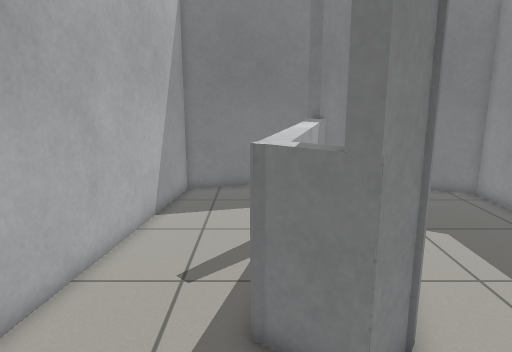
[1] (above)

16 first-person views from a walk through a Gazebo world. The camera is 1.2 m above the floor, tilts 12° down and sees 70° across. The floor is counted in squares, 0.25 m on a side. Each view is taken from the middle of a square. On the plan, view 1 faces up. The plan holds only what a view shows up to about 20 squares ahead; the rest is blank. The place goes on beyond the plan.

[2]
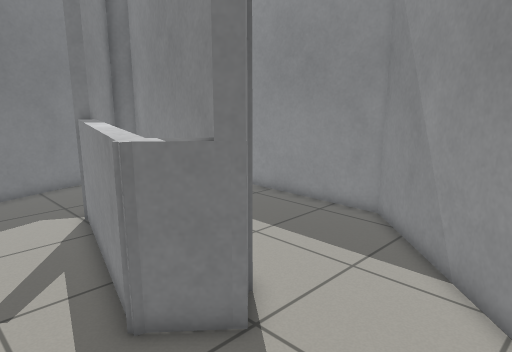

[3]
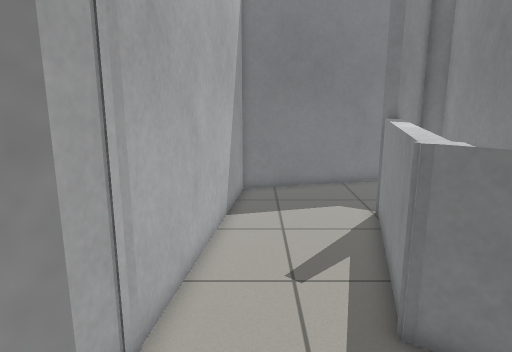

[4]
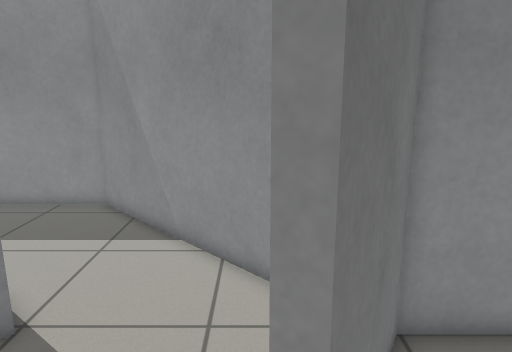

[5]
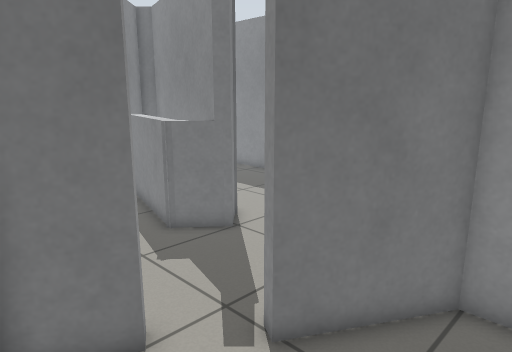

[6]
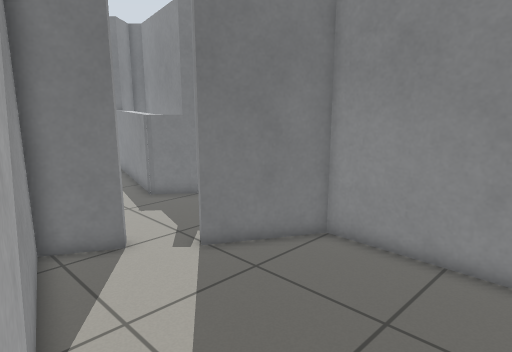

[7]
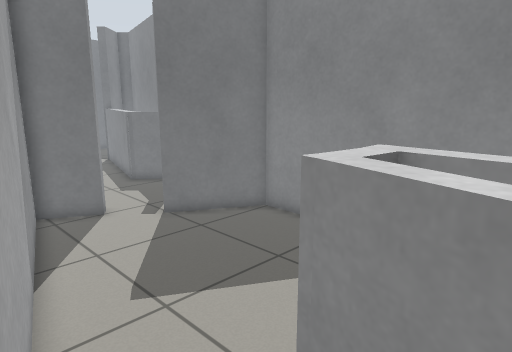

[8]
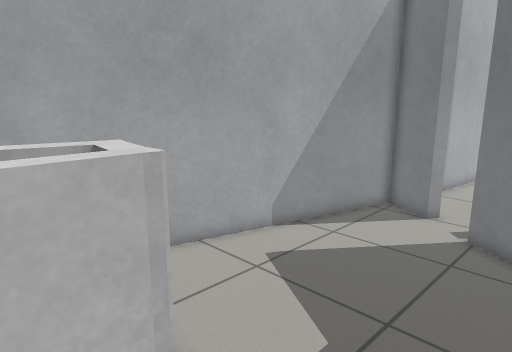

[9]
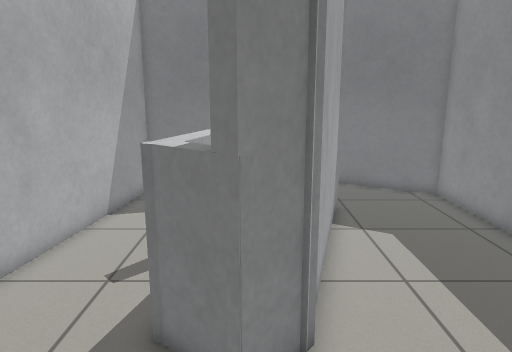

[10]
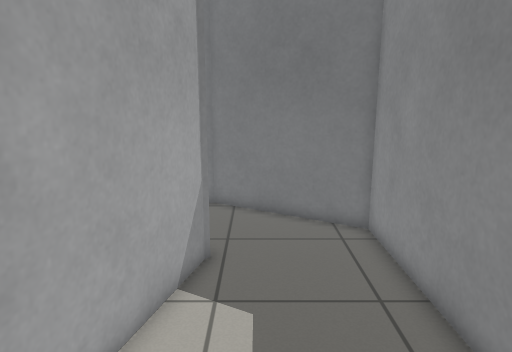

[11]
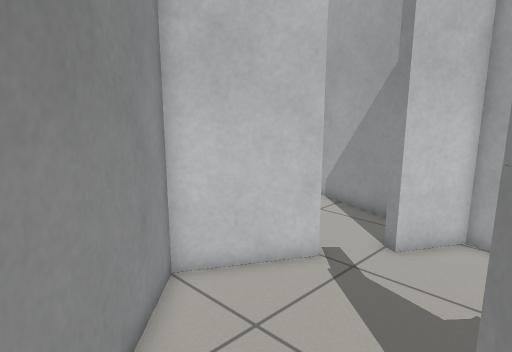

[12]
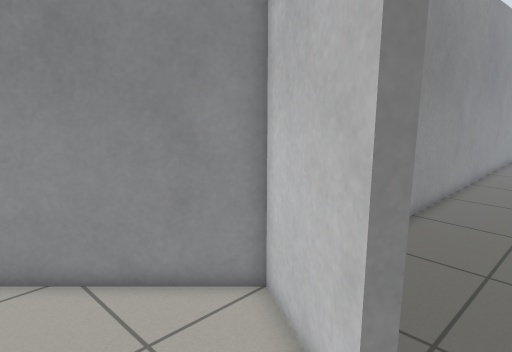

[13]
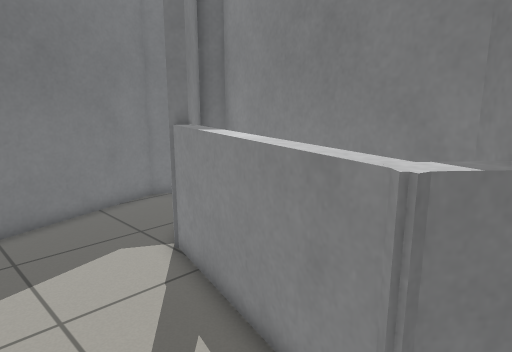

[14]
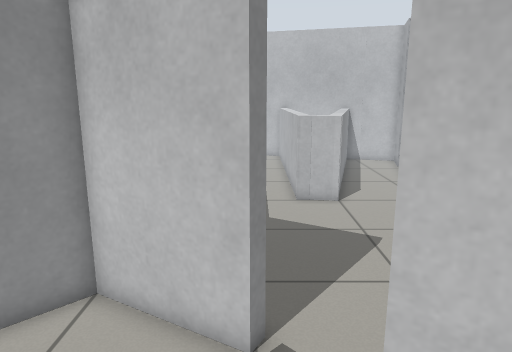

[15]
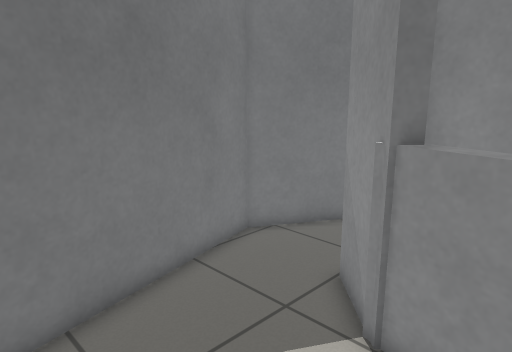

[16]
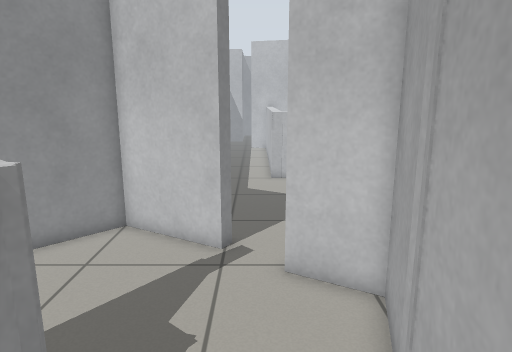

### Floor plan
Points are (right, up) in squares from view 1. A wall is a line through its corners. A room is listed if a view was taken in it or the views show most of it. See-through windows are left out.
Room 1 (views 1, 2, 3, 4, 9, 10, 11, 12, 13, 14, 15, 16)
walls: (3.2, 6.5) (1.8, 5) (0, 6.6); (2.5, 14.4) (2.1, 14.8) (4.2, 17); (-5.2, 6.3) (-6.2, 2.8) (-3.8, 1.4) (-4.1, 0.9) (-6.3, 2.2) (-6.9, -0.2); (5.5, 15.4) (2.9, 6); (-2.2, -0.6) (-1.9, -0.1) (2, -2.4) (11.2, 6.9) (11.2, 18) (5.1, 21.5) (-3.7, 19.2) (-5.3, 5.7)
low walls: (0, 6.6) (2.3, 15.2)
ways out: opening at (-4.5, -1) to room 2
Room 2 (views 5, 6, 7, 8)
walls: (1.7, -14.5) (1.7, -2.9) (-2.2, -0.6); (-6.9, -0.2) (-10.2, -12.1)
low walls: (-4.6, -11) (-4, -11) (-4, -14.2); (-6.7, -13.9) (-5.9, -10.9) (-4, -11.1)
ways out: opening at (-4.5, -1) to room 1

Where each view was taken, in squares from view 1:
view 1: 0 up, 0 right, facing up
view 2: 0 up, 3 left, facing up-right
view 3: 0 up, 3 left, facing up
view 4: 0 up, 5 left, facing right
view 5: 5 down, 7 left, facing up-right
view 6: 10 down, 9 left, facing up-right
view 7: 14 down, 10 left, facing up-right
view 8: 14 down, 1 right, facing up-left
view 9: 0 up, 2 right, facing up
view 10: 5 up, 7 right, facing up
view 11: 6 up, 7 right, facing down-left
view 12: 4 up, 4 left, facing down-right
view 13: 5 up, 4 left, facing up-right
view 14: 6 up, 2 left, facing down
view 15: 12 up, 4 left, facing up-right
view 16: 11 up, 3 left, facing down
